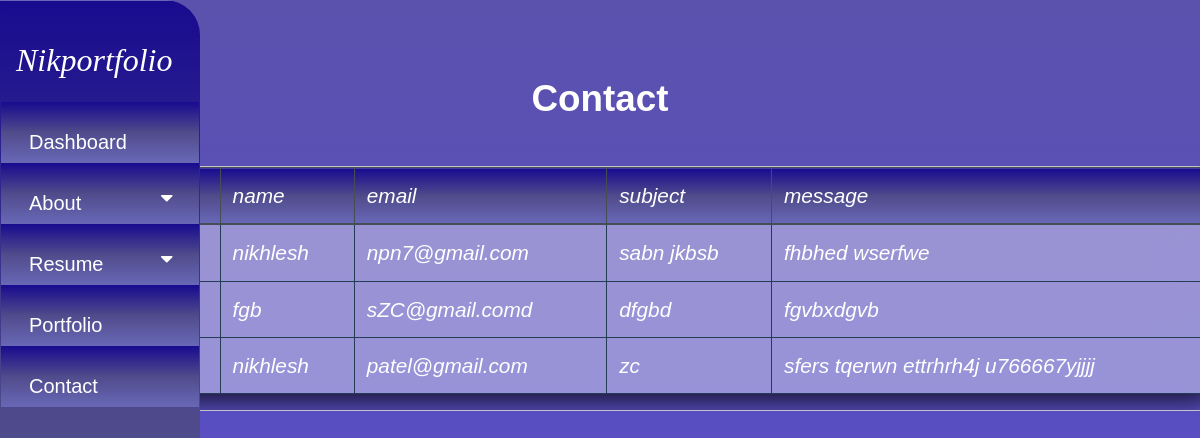
Page /admin/contact.php on the committed database.
### tables this page shows
CREATE TABLE `contact` (
  `coname` varchar(35) NOT NULL,
  `cemail` varchar(65) NOT NULL,
  `csub` varchar(45) NOT NULL,
  `cmess` varchar(225) NOT NULL
);

### admin/contact.php (the view, shortened to what this page needs)
<?php
include("config.php");
?>
<!DOCTYPE html>
<html>
<head>
  <link rel="stylesheet" href="https://stackpath.bootstrapcdn.com/bootstrap/4.5.2/css/bootstrap.min.css">
  <link rel="stylesheet" href="https://cdnjs.cloudflare.com/ajax/libs/font-awesome/5.15.4/css/all.min.css">
  <h1 style="text-align: center; color:white;">Contact</h1>
</head>
<body>
  <div class="container">
    <div class="row">
      <div class="col-12">
        <div class="table-container">
          <table class="table table-bordered">
            <thead class="thead-dark">
              <tr>
                <th scope="col">SR.N.</th>
                <th scope="col">name</th>
                <th scope="col">email</th>
                <th scope="col">subject</th>
                <th scope="col">message</th>
              </tr>
            </thead>
            <tbody>
              <?php
                $str = "SELECT * FROM contact";
                $res = mysqli_query($conn, $str);
                $counter = 1;
                while ($r = mysqli_fetch_array($res)) {
                  $coname = $r['coname'];
                  $cemail = $r['cemail'];
                  $csub = $r['csub'];
                  $cmess = $r['cmess'];
?>
                  <tr>
                  <th scope='row'> <?php echo $counter ?> </th>
                  <td> <?php echo $coname ?> </td>
                  <td> <?php echo $cemail ?> </td>
                  <td> <?php echo $csub ?> </td>
                  <td> <?php echo $cmess ?> </td>
                  </tr>
<?php
                  $counter++;
                }
              ?>
               </tbody>
          </table>
        </div>
      </div>
    </div>
  </div>

### admin/contact.php (style rules this page uses)
body { margin: 30px; padding: 2px; display: center; justify-content: center; align-items: center; min-height: 100vh; font-family: 'Jost', sans-serif; background: linear-gradient(to bottom, #5b52ad, #584dc1, #9191f7); }
h1 { color: #fff; font-size: 2.3em; justify-content: center; display: flex; margin: 45px; font-weight: bold; cursor: pointer; transition: .5s ease-in-out; }
.table { width: 100%; height:90%; background: rgba(255, 255, 255, 0.39); border-radius: 16px; box-shadow: 0 4px 30px rgba(0, 0, 0, 0.9); backdrop-filter: blur(16.8px); -webkit-backdrop-filter: blur(16.8px); }
th, td { padding: 10px; color:white; font-size: 1.3em; margin: 3px; font-weight: 200; cursor: pointer; transition: .5s ease-in-out; font-family: 'Jost', sans-serif; font-style: italic; }
.table-bordered td { border: 1px solid #243c54; }
.table-bordered th { border: 1px solid #243c54; }
.table .thead-dark th { background: linear-gradient(to bottom, #180b8f, #504b8b, #6868b7); }
.table-container { margin-left:65px; margin-right:-120px; overflow-y: auto; border:1px solid #cfcccced; border-radius:20px; height:100%; width:100%; }

### rows in the picture
contact: coname "nikhlesh", cemail "npn7@gmail.com", csub "sabn jkbsb", cmess "fhbhed wserfwe"
contact: coname "fgb", cemail "sZC@gmail.comd", csub "dfgbd", cmess "fgvbxdgvb"
contact: coname "nikhlesh", cemail "patel@gmail.com", csub "zc", cmess "sfers tqerwn ettrhrh4j u766667yjjjj"
